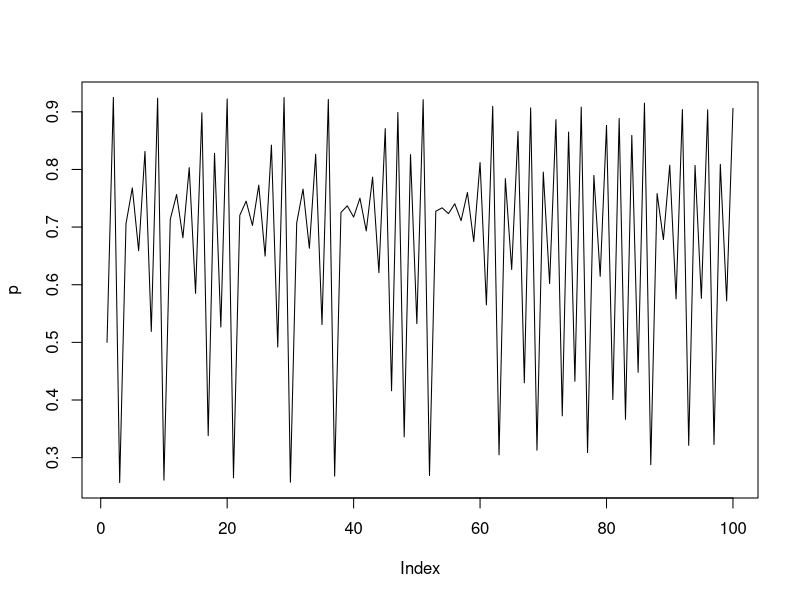

Recreate this plot in R. (Note: this script raises an error after producing the figure.)
setwd("~sw283/lnotes/StatProg/sp-notes")
## vector manipulation exercise...
## split numbers as single and double digits into single digits
x <- c(10,2,7,89,43,1)
ii <- which(x%/%10 > 0) ## where are the double digits?

xs <- rep(0,length(ii)+length(x)) ## vector to store the single digits
iis <- ii+1:length(ii)-1 ## where should first digit go in xs?
xs[iis] <- x[ii]%/%10 ## insert first digits
xs[-iis] <- x%%10  ## insert the rest

xs

## Suppose we want to do the same with a character vector
x <- c("10","2","7","89","43","1")
ii <- which(nchar(x)>1)
xs <- rep("",length(ii)+length(x)) ## vector to store the single digits
iis <- ii+1:length(ii) ## where should second digit go in xs?
xs[iis] <- substr(x[ii],2,2)
xs[-iis] <- substr(x,1,1)
xs

poem <- "Inside me is a skeleton, of this I have no doubt, now it's got my flesh on, but it's waiting to get out."
pow <- strsplit(poem," ")[[1]]
n.words <- length(pow)
freq <- tabulate(nchar(pow))
ie <- grep("e",pow,fixed=TRUE)
n.e <- length(ie)
ia <- grep("a",pow,fixed=TRUE)
iea <- ia[ia %in% ie]
pow[iea] <- paste(pow[iea],"*",sep="")
paste(pow,collapse=" ")





## basic vector examples

a3d <- c(TRUE,FALSE,FALSE) ## create an example logical vector
class(a3d)   ## its class
typeof(a3d)  ## its type
a3d[2:3]  ## print its 2nd and 3rd elements 
a3d[2] <- TRUE ## change the 2nd element
a3d ## print the resulting vector

bb <- 1:10 ## create numeric example
class(bb) ## check class
bb[c(1,4,9)] <- c(.1,-3,2.2) ## change selected elements
class(bb)   ## note automatic change of class 
typeof(bb)  ## how it is actually being stored
bb[3:8] ## print elements 3:8 

## recycling

a <- 1:4 # a 4-vector 
b <- 5:6 # a 2-vector
a*b      # multiplication with recycling
b <- 5:7 # a 3 vector
a*b      # multiplication with recycling

## array 
a <- array(1:24,c(3,2,4))
d <- dim(a)
a[3+1*d[1]+2*d[1]*d[2]]

B <- matrix(1:6,2,3); B ## create a matrix (filled by col)
B[1,2] <- -1            ## change elment 1,2
a <- c(.3,-1.2,2.3)    ## a 3-vector
B %*% a                 ## matrix multiplication
B*a                     ## element wise multiplication with recycling!!

## list

stuff <- list(a=1:6,txt="furin cleavage site",l2 = function(x) log(x^2),
         more = list(a="er",b=42))
stuff[[1]]
stuff[["l2"]]
stuff$a
stuff[c(1,2)]

## factors

fac <- factor(c("fred","sue","sue","bill","fred"))
class(fac)
fac         ## default printing for class factor 
levels(fac) ## extract the levels attribute
as.numeric(fac)  ## look at the underlying coding




## data.frame

dat <- data.frame(y = c(.3,.7,1.2),x = 1:3,fac = factor(c("a","b","a")))
dat      ## a data.frame
dim(dat) ## like a matrix
dat$fac  ## and lie a list!

## if/loop

if (runif(1)>.5) {
  cat("heads\n")
} else if (runif(1)>.7) {
  cat("tails\n")
} else cat("also tails\n")

n <- 100;p <- rep(.5,n)
for (i in 2:n) p[i] <- 3.7*p[i-1]*(1-p[i-1]) 
plot(p,type="l")

## ...
foo <- function(x,a,b) x/a + b

mat.fun <- function(A,fun=I,...) {
  ea <- eigen(A,symmetric=TRUE)
  ea$vectors %*% (fun(ea$values,...)*t(ea$vectors)) ## note use of re-cycling rule!
}

mat.fun(B,fun=foo,a=2,b=3)

## plot an empirical cdf
set.seed(8)
n <- 100
x <- rgamma(n,shape=3,scale=2)

ecdf <- function(x) {
## function to plot empirical cdf of sample x
  n <- length(x)
  p <- 1:n/n ## create cumulative probability vector 
  xs <- sort(x) ## sort the x values
  ## plot the x, p points
  plot(xs,p,pch=19,cex=.5,xlab="x",ylab=expression(P(X<=x)))
  ## now add in the lines of constant probability between x values
  lines(c(2*xs[1]-xs[n],xs[1]),c(0,0))
  for (i in 1:(n-1)) lines(c(xs[i],xs[i+1]),c(p[i],p[i]))
  lines(c(2*xs[n]-xs[1],xs[n]),c(1,1))
} ## ecdf

## test it
set.seed(8);
x <- rgamma(500,shape=3,scale=2) ## test data
ps <- FALSE
if (ps) postscript("ecdf.eps",width=6,height=3.5)
par(mar=c(4,4,1,1))
ecdf(x)
if (ps) dev.off()
?lines

## so we could avoid the loop
ecdf1 <- function(x) {
## function to plot empirical cdf of sample x
  n <- length(x)
  p <- 1:n/n ## create cumulative probability vector 
  xs <- sort(x) ## sort the x values
  ## plot the x, p points 
  p1 <- x1 <- rep(NA,3*n+2)
  p1[1:n*3+2] <- p1[1:n*3+1] <- p
  x1[1:n*3+1] <- xs
  x1[1:n*3+2] <- c(xs[-1],2*xs[n]-xs[1])
  p1[1:2] <- 0
  x1[1:2] <- c(2*xs[1]-xs[n],xs[1])
  plot(xs,p,pch=19,cex=.5,xlab="x",ylab=expression(P(X<=x)))
  lines(x1,p1)
} ## ecdf1


## why did we avoid the loop?

n <- 10000000
x <- rep(0,n)
system.time(for(i in 1:n) x[i] <- 2-i*1e-5)
system.time(x <- 2-1:n*1e-5)
## even worse...
x <- 0
system.time(for(i in 1:n) x[i] <- 2-i*1e-5)

## simulation
## sample

set.seed(0) ## just so you can reproduce what I got
sample(1:100,10)


## Birthday problem...

n <- 1000000 ## number of classes
bd <- matrix(sample(1:366,30*n,replace=TRUE,prob=c(rep(4,365),1)),n,30) ## birthdays
mean(apply(bd,1,function(x) length(unique(x)))!=30)

## SEIR simulation

seir <- function(n=10000,ni=10,nt=100,gamma=1/3,delta=1/5,bmu=5e-5,bsc=1e-5) {
## SEIR stochastic simulation model.
## n = population size; ni = initially infective; nt = number of days
## gamma = daily prob E -> I; delta = daily prob I -> R;
## bmu = mean beta; bsc = var(beta) = bmu * bsc
  x <- rep(0,n) ## initialize to susceptible state
  beta <- rgamma(n,shape=bmu/bsc,scale=bsc) ## infectivity
  x[1:ni] <- 2 ## create some infectives
  S <- E <- I <- R <- rep(0,nt)
  S[1] <- n-ni;I[1] <- ni
  for (i in 2:nt) { ## loop over days
    u <- runif(n)
    x[x==2&u<delta] <- 3 ## I -> R with prob delta
    x[x==1&u<gamma] <- 2 ## E -> I with prob gamma
    x[x==0&u<beta*I[i-1]] <- 1 ## S -> E with prob beta*I[i-1]
    S[i] <- sum(x==0); E[i] <- sum(x==1)
    I[i] <- sum(x==2); R[i] <- sum(x==3)
  }
  list(S=S,E=E,I=I,R=R,beta=beta)
} ## seir

ps <- TRUE
if (ps) postscript("seir.eps",width=8,height=3.5)

par(mfcol=c(2,3),mar=c(4,4,1,1))
epi <- seir(bmu=7e-5,bsc=1e-7);hist(epi$beta,xlab="beta",main="")
plot(epi$S,ylim=c(0,max(epi$S)),xlab="day",ylab="N")
points(epi$E,col=4);points(epi$I,col=2)

epi <- seir(bmu=7e-5,bsc=7e-5);hist(epi$beta,xlab="beta",main="")
plot(epi$S,ylim=c(0,max(epi$S)),xlab="day",ylab="N")
points(epi$E,col=4);points(epi$I,col=2)

epi <- seir(bmu=4.6e-5,bsc=2e-6);hist(epi$beta,xlab="beta",main="")
plot(epi$S,ylim=c(0,max(epi$S)),xlab="day",ylab="N")
points(epi$E,col=4);points(epi$I,col=2)

if (ps) dev.off()

n.rep <- 10000; n.ci <- 0; n <- 20;p <- .2
for (i in 1:n.rep) {
  x <- rbinom(1,n,p)
  p.hat <- x/n
  sig.p <- sqrt(p.hat*(1-p.hat)/n)
  if (p.hat - 1.96*sig.p <p && p.hat+1.96*sig.p > p) n.ci <- n.ci + 1
}
n.ci/n.rep

## all versus covid UK deaths March 2020-August 2021 ONS, by "5 year" age bands:
## 0-1, 1-5, 5-10, etc, finally 90+


## all.deaths
d <- c(3362,428,290,369,978,1723,2471,3731,5607,7926,12934,20688,29905,40456,53579,84784,106448,136269,150325,178684)

## covid.deaths
cd <- c(3,1,3,10,26,65,133,257,438,740,1418,2587,4250,6337,8528,13388,18622,25220,27718,30247)

par(mfrow=c(1,2))
ind <- 1:10
a <- c(1,1:19*5-1)
c1 <- 1
barplot(rbind(cd,d-cd),names.arg=c(a[-20],""),ylim=c(0,250000),xlab="age")
text(0,200000,"All deaths during pandemic, COVID-19 in black",pos=4,cex=c1)

barplot(rbind(cd[ind],(d-cd)[ind]),names.arg=a[ind],ylim=c(0,10000),xlab="age")
text(0,8000,"All deaths during pandemic, COVID-19 in black",pos=4,cex=c1)

## how to actually show the tiny numbers at low ages
## ?barplot to get width and spacing - crap idea areas distorted.

sfac <- sqrt(cd/d)
for (i in 1:10) {
  x0 <- (i-1)*1.2 + .2
  rect(x0,0,sfac[i]+x0,d[i]*sfac[i],col="grey",border="grey")
}


## Linear models

library(ggplot2)
mpg1 <- data.frame(mpg)
## fl is fuel, but levels are undocumented, so this is unusable
head(mpg1)
mpg1$trans <- factor(gsub("\\(.*\\)","",mpg1$trans)) 
head(model.matrix(cty~trans+displ,mpg1))
head(model.matrix(cty~trans*displ,mpg1))
head(model.matrix(cty~trans+class+displ,mpg1))

m1 <- lm(cty~trans+displ,mpg1)
m1
ps <- TRUE
if (ps) postscript("mpg-check1.eps",width=9,height=7)
par(mfrow=c(2,2))
plot(m1)
if (ps) dev.off()

ps <- TRUE
if (ps) postscript("mpg-resid1.eps",width=5,height=4)
par(mar=c(4,4,1,1))
plot(mpg1$displ,residuals(m1))
if (ps) dev.off()


m2 <- lm(cty~trans+displ+I(displ^2),mpg1)
par(mfrow=c(2,2))
plot(m2)
mpg1[c(213,222,223),]
m3 <- lm(cty~(trans+displ+I(displ^2))^2,mpg1)
m0 <- lm(cty~displ+I(displ^2),mpg1)
anova(m0,m3)

a <- list(a = 1:3, sd = c(.1,.2,.1))
class(a) <- "foo"

print.foo <- function(x) {
  cat(x$a-1.96*x$sd,"\n")
  cat(x$a+1.96*x$sd,"\n")
}

## matrices

n <- 2000
A <- matrix(runif(n*n),n,n)
B <- matrix(runif(n*n),n,n)
y <- runif(n)
system.time(a1 <- A %*% B %*% y)
system.time(a2 <- A %*% (B %*% y))
range(a1-a2)

## Cholesky

n <- 2000
A <- crossprod(matrix(runif(n*n),n,n)) ## example +ve def matrix
b <- runif(n)  ## example n vector
system.time(c0 <- solve(A,b)) ## solve 
system.time({R <- chol(A);    ## solve with cholesky
c1 <- backsolve(R,forwardsolve(t(R),b))})
range(c0-c1)/norm(A) ## compare relative difference

y <- c(3,4.5,2)
S <- matrix(c(1,.5,.3,.5,2,1,.3,1,1.5),3,3)
m <- c(.6,.8,1.2)


ldmvn <- function(y,m,S) { 
## Cholesky based evaluation of log density of MVN at y. 
## m is mean and S the covariance matrix.
  R <- chol(S) ## Get Cholesky factorization R'R = S
  z <- forwardsolve(t(R),y-m) ## R^{-T}(y-m)
  -sum(z^2)/2 - sum(log(diag(R))) - length(m)*log(2*pi)/2
} ## ldmvn

y <- c(3,4.5,2); m <- c(.6,.8,1.2)
S <- matrix(c(1,.5,.3,.5,2,1,.3,1,1.5),3,3)
ldmvn(y,m,S)

## QR
n <- 1000
A <- matrix(runif(n*n),n,n)
x <- runif(n)
b <- A%*%x
x1 <- solve(A,b)
qra <- qr(A)
x2 <- backsolve(qr.R(qra),qr.qty(qra,b))
mean((x1-x)^2)^.5;mean((x2-x)^2)^.5

## lm
X <- model.matrix(~group,PlantGrowth)
qrx <- qr(X); y <- PlantGrowth$weight
p <- ncol(X)
beta <- backsolve(qr.R(qrx),qr.qty(qrx,y)[1:p])


## PCA
setwd("~sw283/lnotes/StatProg/sp-notes")
ps <- FALSE
if (ps) postscript("iris.eps",width=8,height=8)
pairs(iris)
if (ps) dev.off()
X <- sweep(as.matrix(iris[,1:4]),2,colMeans(X1))
ec <- eigen(t(X)%*%X/(nrow(X)-1))
U <- ec$vectors;lambda <- ec$values
Z <- X %*% U;

if (ps) postscript("iris-pca.eps",width=5,height=5)
plot(Z[,1],Z[,2],col=c(1,2,4)[as.numeric(iris$Species)],main="iris PCA",
     xlab="PCA 1",ylab="PCA 2")
if (ps) dev.off()
apply(Z,2,var);lambda
sum(lambda[1:2])/sum(lambda)

## on correlation
X <- sweep(as.matrix(iris[,1:4]),2,colMeans(X1))
X <- sweep(X,2,apply(X,2,sd),FUN="/") ## standardize to unit var

ec <- eigen(t(X)%*%X/(nrow(X)-1))
U <- ec$vectors;lambda <- ec$values
Z <- X %*% U;

plot(Z[,1],Z[,2],col=c(1,2,4)[as.numeric(iris$Species)],main="iris PCA",
     xlab="PCA 1",ylab="PCA 2") ## separation not so clean
sum(lambda[1:2])/sum(lambda) ## less explained by first 2 components



pointless <- function(A,B,y) { 
  C <- A%*%B%*%y  ## compute ABy
  D <- solve(A,B)%*%y  ## compute A^{-1}By
  E <- A + B
  F <- A + t(B)
}
n <- 2000; A <- matrix(runif(n*n),n,n)
B <- matrix(runif(n*n),n,n); y <- runif(n)
## Profile a call to pointless...
Rprof()
pointless(A,B,y)
Rprof(NULL)
summaryRprof()

pointless2 <- function(A,B,y) { 
  C <- A%*%(B%*%y)  ## compute ABy
  D <- solve(A,B%*%y)  ## compute A^{-1}By
  E <- A + B
  F <- A + t(B)
}
Rprof()
pointless2(A,B,y)
Rprof(NULL)
summaryRprof()
